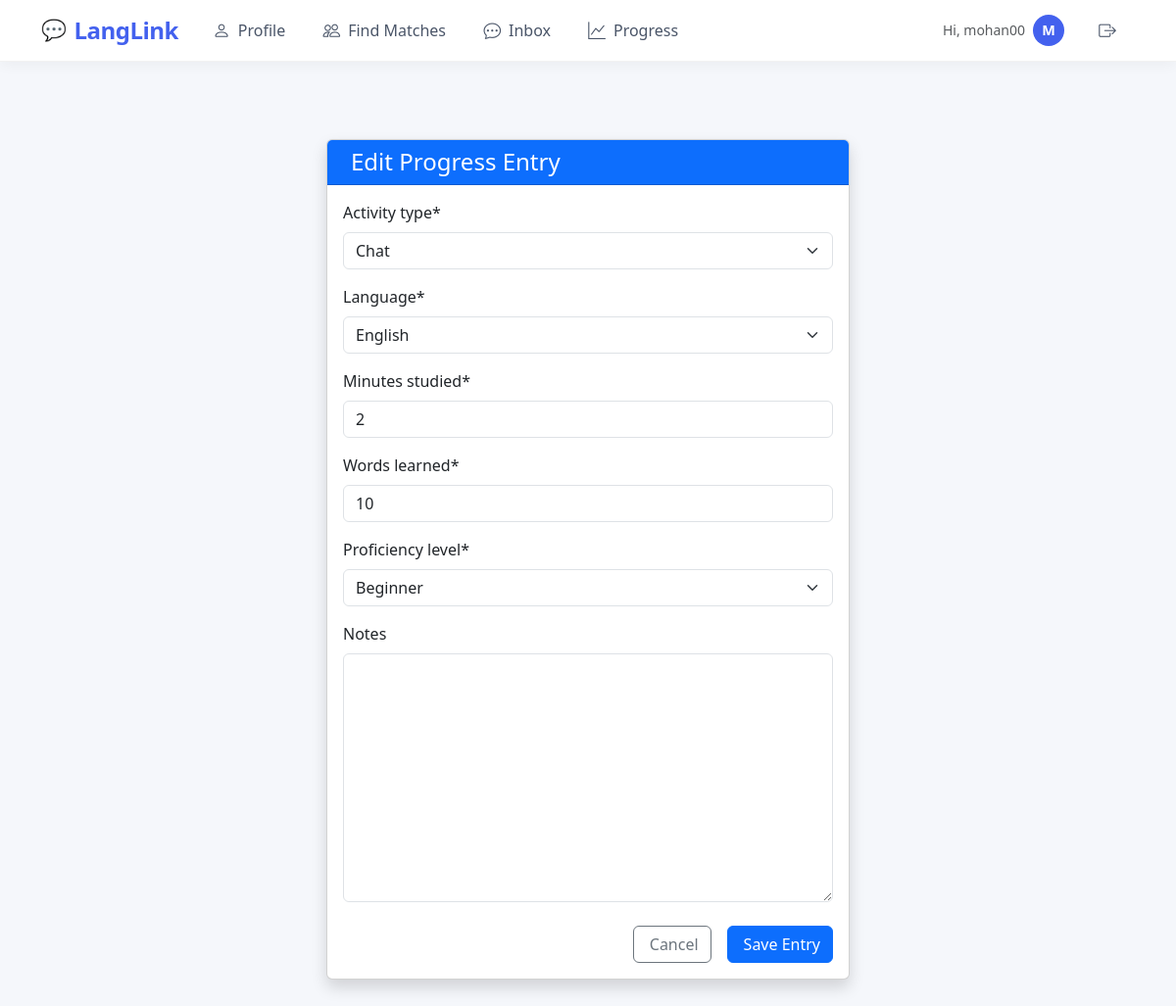
The page /progress/1/edit/ (signed in) on the database its author committed.
### main/models.py (models this page shows, shortened)
class ProgressLog(models.Model):
    ACTIVITY_CHOICES = [
        ('chat', 'Chat'),
        ('lesson', 'Lesson'),
        ('practice', 'Speaking Practice'),
        ('vocab', 'Vocabulary'),
        ('grammar', 'Grammar'),
        ('other', 'Other')
    ]
    user = models.ForeignKey(User, on_delete=models.CASCADE, related_name='progress_logs')
    date = models.DateField(auto_now_add=True)
    activity_type = models.CharField(max_length=20, choices=ACTIVITY_CHOICES, default='chat')
    language = models.CharField(max_length=2, choices=Profile.LANGUAGES, default='en')
    minutes_studied = models.PositiveIntegerField(default=0)
    words_learned = models.PositiveIntegerField(default=0)
    proficiency_level = models.CharField(max_length=20, choices=[
        ('beginner', 'Beginner'),
        ('elementary', 'Elementary'),
        ('intermediate', 'Intermediate'),
        ('upper_intermediate', 'Upper Intermediate'),
        ('advanced', 'Advanced'),
        ('fluent', 'Fluent')
    ], default='beginner')
    notes = models.TextField(blank=True)
    class Meta:
        ordering = ['-date']
        verbose_name_plural = 'Progress Logs'

### main/views.py (the view)
# urls.py: path('progress/<int:pk>/edit/', login_required(views.ProgressLogUpdateView.as_view()), name='progress_edit'),
class ProgressLogUpdateView(LoginRequiredMixin, UpdateView):
    model = ProgressLog
    fields = ['activity_type', 'language', 'minutes_studied', 'words_learned', 'proficiency_level', 'notes']
    template_name = 'progress/progress_form.html'
    success_url = reverse_lazy('main:progress_dashboard')
    def get_queryset(self):
        return super().get_queryset().filter(user=self.request.user)

### main/context_processors.py (called while the page is built)
def unread_messages_count(request):
    if request.user.is_authenticated:
        return {
            'unread_messages_count': Message.objects.filter(
                receiver=request.user,
                is_read=False
            ).count()
        }
    return {'unread_messages_count': 0}

### templates/progress/progress_form.html (shortened to what this page needs)
{% extends 'base.html' %}
{% load crispy_forms_tags %}
{% block content %}
<div class="container py-5">
    <div class="row justify-content-center">
        <div class="col-md-8 col-lg-6">
            <div class="card shadow">
                <div class="card-header bg-primary text-white">
                    <h4 class="mb-0">
                        {% if form.instance.pk %}Edit{% else %}Add New{% endif %} Progress Entry
                    </h4>
                </div>
                <div class="card-body">
                    <form method="post">
                        {{ form|crispy }}
                        <div class="d-grid gap-2 d-md-flex justify-content-md-end mt-4">
                            <a href="{% url 'main:progress_dashboard' %}" class="btn btn-outline-secondary me-md-2">
                                 Cancel
                            </a>
                            <button type="submit" class="btn btn-primary">
                                 Save Entry
                            </button>
                        </div>
                    </form>
                </div>
            </div>
        </div>
    </div>
</div>
{% endblock %}

### templates/base.html (shortened to what this page needs)
<!DOCTYPE html>
<html lang="en">
<head>
    <link href="https://cdn.jsdelivr.net/npm/bootstrap@5.3.0/dist/css/bootstrap.min.css" rel="stylesheet">
    <link rel="stylesheet" href="https://cdn.jsdelivr.net/npm/bootstrap-icons@1.10.0/font/bootstrap-icons.css">
</head>
<body>
    <nav class="navbar navbar-expand-lg fixed-top">
        <div class="container">
            <a class="navbar-brand" href="{% url 'main:home' %}">LangLink</a>
            <div class="collapse navbar-collapse" id="navbarNav">
                {% if user.is_authenticated %}
                <ul class="navbar-nav me-auto">
                    <li class="nav-item">
                        <a class="nav-link {% if request.resolver_match.url_name == 'profile' %}active{% endif %}" href="{% url 'main:profile' %}">
                            <i class="bi bi-person"></i> Profile
                        </a>
                    </li>
                    <li class="nav-item">
                        <a class="nav-link {% if request.resolver_match.url_name == 'matches' %}active{% endif %}" href="{% url 'main:matches' %}">
                            <i class="bi bi-people"></i> Find Matches
                        </a>
                    </li>
                    <li class="nav-item">
                        <a class="nav-link position-relative {% if request.resolver_match.url_name == 'inbox' or request.resolver_match.url_name == 'chat' %}active{% endif %}" href="{% url 'main:inbox' %}">
                            <i class="bi bi-chat-dots"></i> Inbox
                        </a>
                    </li>
                    <li class="nav-item">
                        <a class="nav-link {% if request.resolver_match.url_name == 'progress_dashboard' %}active{% endif %}" href="{% url 'main:progress_dashboard' %}">
                            <i class="bi bi-graph-up"></i> Progress
                        </a>
                    </li>
                </ul>
                <ul class="navbar-nav">
                    <li class="nav-item d-flex align-items-center">
                        <div class="d-flex align-items-center me-3">
                            <span class="me-2 text-muted small d-none d-md-inline">Hi, {{ user.username }}</span>
                            <div class="user-avatar-small" style="width: 32px; height: 32px; background: var(--primary-color); color: white; border-radius: 50%; display: flex; align-items: center; justify-content: center; font-weight: 600; font-size: 0.9rem;">
                                {{ user.username|slice:":1"|upper }}
                            </div>
                        </div>
                        <a class="nav-link text-danger" href="{% url 'logout' %}" title="Logout">
                            <i class="bi bi-box-arrow-right"></i>
                        </a>
                    </li>
                </ul>
                {% endif %}
            </div>
        </div>
    </nav>
    <main class="container py-4">
        {% block content %}
        {% endblock %}
    </main>
</body>
</html>

### templates/base.html (style rules this page uses)
:root { --primary-color: #4361ee; --primary-light: #4895ef; --secondary-color: #3f37c9; --dark-color: #1a1a2e; --light-color: #f8f9fa; --success-color: #4cc9f0; --danger-color: #f72585; --border-radius: 0.5rem; }
body { padding-top: 70px; background-color: #f5f7fb; font-family: 'Segoe UI', system-ui, -apple-system, sans-serif; }
.navbar { background: white !important; box-shadow: 0 2px 15px rgba(0, 0, 0, 0.05); padding: 0.5rem 0; border-bottom: 1px solid rgba(0, 0, 0, 0.05); }
.navbar-brand { font-weight: 700; color: var(--primary-color) !important; font-size: 1.5rem; letter-spacing: -0.5px; display: flex; align-items: center; gap: 0.5rem; }
.navbar-brand::before { content: '💬'; font-size: 1.3rem; }
.nav-link { color: #4a5568 !important; font-weight: 500; padding: 0.5rem 1rem !important; margin: 0 0.2rem; border-radius: var(--border-radius); transition: all 0.2s ease; position: relative; }
.navbar-nav .nav-link { display: flex; align-items: center; gap: 0.5rem; }
.navbar-nav .nav-link i { font-size: 1.1em; }

### rows shown on the page
ProgressLog: activity_type "Chat", language "English", minutes_studied "2", words_learned "10", proficiency_level "Beginner"

### other values the page prints
{{ user.username }} "mohan00"
{{ user.username|slice:":1"|upper }} "M"
